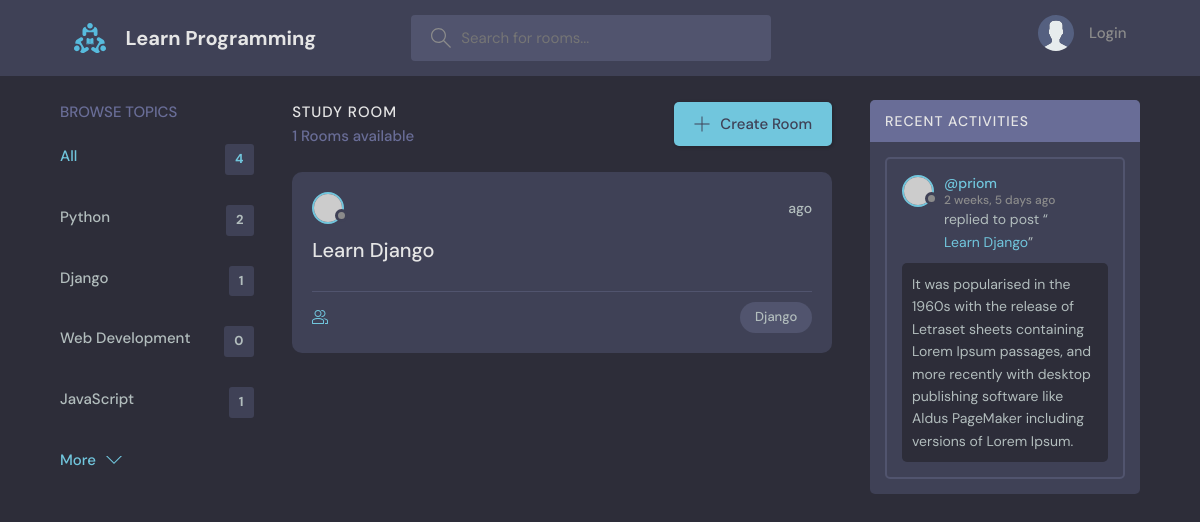
The app's page /?q=Django, older data.
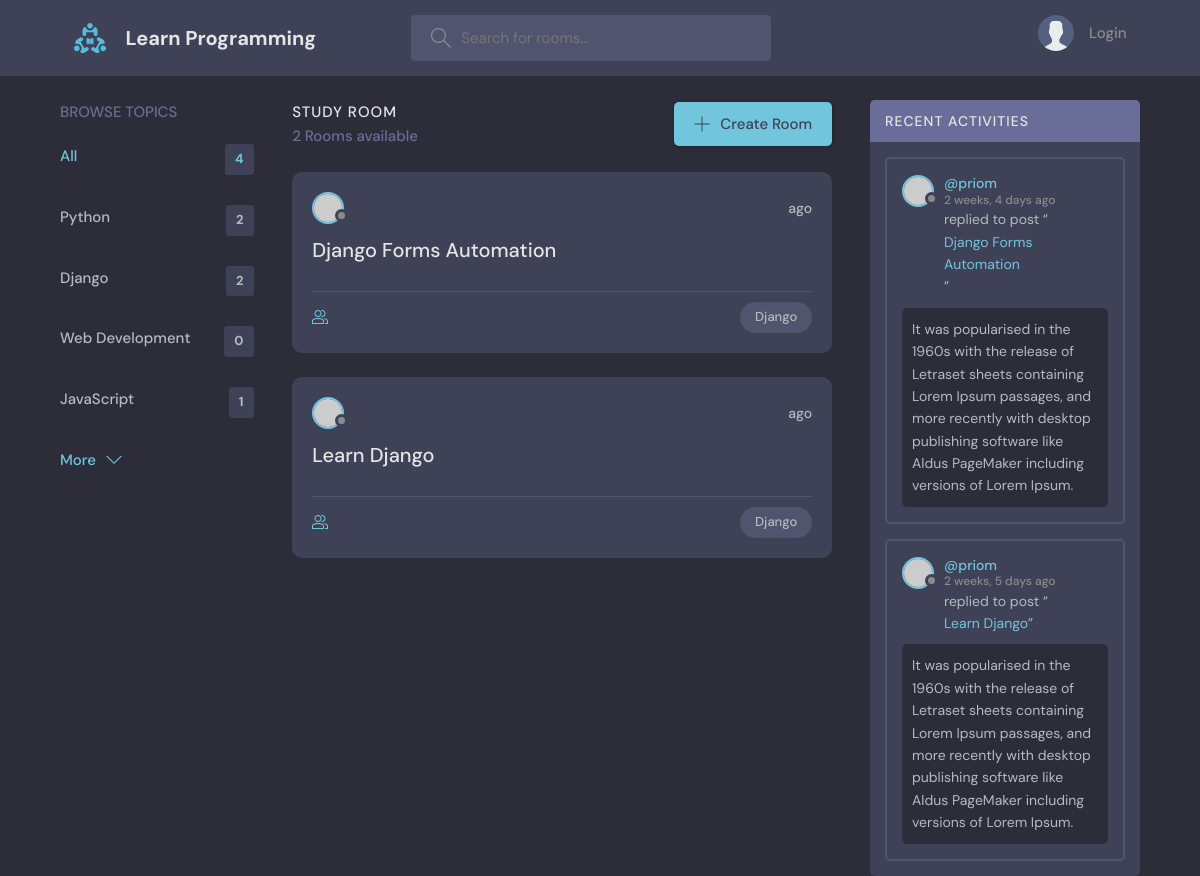
The same page, newer data.
### base/models.py (models this page shows, shortened)
class Topic(models.Model):
    name = models.CharField(max_length=200)

class Room(models.Model):
    host = models.ForeignKey(User, on_delete=models.SET_NULL, null=True)
    topic = models.ForeignKey(Topic, on_delete=models.SET_NULL, null=True)
    name = models.CharField(max_length=200)
    description = models.TextField(null=True, blank=True)
    participants = models.ManyToManyField(
        User, related_name='participants', blank=True)
    updated = models.DateTimeField(auto_now=True)
    created = models.DateTimeField(auto_now_add=True)
    class Meta:
        ordering = ['-updated', '-created']
    def __str__(self):
        return self.name

class Message(models.Model):
    user = models.ForeignKey(User, on_delete=models.CASCADE)
    room = models.ForeignKey(Room, on_delete=models.CASCADE)
    body = models.TextField()
    updated = models.DateTimeField(auto_now=True)
    created = models.DateTimeField(auto_now_add=True)
    class Meta:
        ordering = ['-updated', '-created']

### base/views.py (the view)
# urls.py: path('', views.home, name="home"),
def home(request):
    q = request.GET.get('q') if request.GET.get('q') != None else ""
    rooms = Room.objects.filter(
        Q(topic__name__icontains=q) |
        Q(name__icontains=q) |
        Q(description__icontains=q)
    )
    topics = Topic.objects.all()
    room_count = rooms.count()
    room_messages = Message.objects.filter(Q(room__topic__name__icontains=q))
    context = {'room': rooms, 'topics': topics,
               'room_count': room_count, 'room_messages': room_messages}
    return render(request, 'base/home.html', context)

### base/templates/base/home.html (shortened to what this page needs)
{% extends 'main.html' %}
{% block content %}
<main class="layout layout--3">
  <div class="container">
    {% include 'base/topics_component.html' %}
    <div class="roomList">
      <div class="roomList__header">
        <div>
          <h2>Study Room</h2>
          <p>{{room_count}} Rooms available</p>
        </div>
        <a class="btn btn--main" href="create-room.html">
          <svg version="1.1" xmlns="http://www.w3.org/2000/svg" width="32" height="32" viewBox="0 0 32 32">
            <title>add</title>
            <path
              d="M16.943 0.943h-1.885v14.115h-14.115v1.885h14.115v14.115h1.885v-14.115h14.115v-1.885h-14.115v-14.115z">
            </path>
          </svg>
          Create Room
        </a>
      </div>
      {% include 'base/feed_component.html' %}
    </div>
    {% include 'base/activity_component.html' %}
  </div>
</main>
{% endblock %}

### base/templates/base/topics_component.html
<div class="topics">
    <div class="topics__header">
        <h2>Browse Topics</h2>
    </div>
    <ul class="topics__list">
        <li>
            <a href="{% url 'home' %}" class="active">All <span>{{topics.count}}</span></a>
        </li>
        {% for topic in topics %}
        <li>
            <a href="{% url 'home' %}?q={{topic.name}}">{{topic.name}} <span>{{topic.room_set.all.count}}</span></a>
        </li>
        {% endfor %}
    </ul>
    <a class="btn btn--link" href="topics.html">
        More
        <svg version="1.1" xmlns="http://www.w3.org/2000/svg" width="32" height="32" viewBox="0 0 32 32">
            <title>chevron-down</title>
            <path d="M16 21l-13-13h-3l16 16 16-16h-3l-13 13z"></path>
        </svg>
    </a>
</div>

### base/templates/base/feed_component.html (shortened to what this page needs)
{% for rooms in room %}
<div class="roomListRoom">
    <div class="roomListRoom__header">
        <a href="{% url 'user-profile' rooms.host.id %}" class="roomListRoom__author">
            <div class="avatar avatar--small">
                <img src="https://randomuser.me/api/portraits/women/11.jpg" />
            </div>
        </a>
        <div class="roomListRoom__actions">
            <span>{{room.created|timesince}} ago</span>
        </div>
    </div>
    <div class="roomListRoom__content">
        <a href="{% url 'room' rooms.id %}">{{rooms.name}}</a>
    </div>
    <div class="roomListRoom__meta">
        <a href="{% url 'room' rooms.id %}" class="roomListRoom__joined">
        </a>
        <p class="roomListRoom__topic">{{rooms.topic.name}}</p>
    </div>
</div>
{% endfor %}

### base/templates/base/activity_component.html (shortened to what this page needs)
<div class="activities">
    <div class="activities__header">
        <h2>Recent Activities</h2>
    </div>
    {% for message in room_messages %}
    <div class="activities__box">
        <div class="activities__boxHeader roomListRoom__header">
            <a href="{% url 'user-profile' message.user.id %}" class="roomListRoom__author">
                <div class="avatar avatar--small">
                    <img src="https://randomuser.me/api/portraits/women/11.jpg" />
                </div>
                <p>
                    @{{message.user}}
                    <span>{{message.created|timesince}} ago</span>
                </p>
            </a>
        </div>
        <div class="activities__boxContent">
            <p>replied to post “<a href="{% url 'room' message.room.id %}">{{message.room}}</a>”</p>
            <div class="activities__boxRoomContent">
                {{message.body}}
            </div>
        </div>
    </div>
    {% endfor %}
</div>

Row changes from the older to the newer data that the page shows:
computed for Topic "Django": room_set.all.count "1" → "2"
added Room: name "Django Forms Automation", topic.name "Django"
added Message: user "priom", created "2 weeks, 4 days", room "Django Forms Automation", body "It was popularised in the 1960s with the release of Letraset sheets containing Lorem Ipsum passages, and more recently with desktop publishing software like Aldus PageMaker including versions of Lorem Ipsum."
Text that changed along with them:
{{ room_count }}: "1" → "2"
